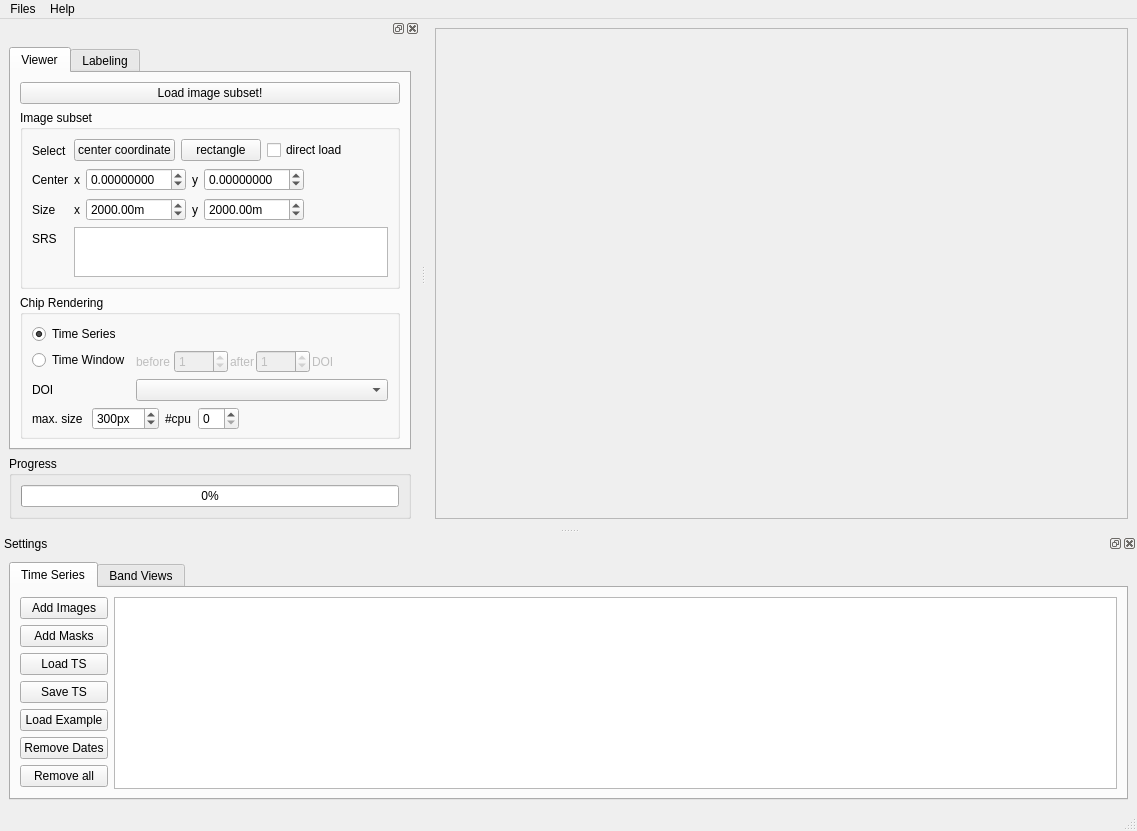
<?xml version="1.0" encoding="UTF-8"?>
<ui version="4.0">
 <class>SenseCarbonTSVGUIBase</class>
 <widget class="QMainWindow" name="SenseCarbonTSVGUIBase">
  <property name="geometry">
   <rect>
    <x>0</x>
    <y>0</y>
    <width>1137</width>
    <height>816</height>
   </rect>
  </property>
  <property name="windowTitle">
   <string>SenseCarbon Time Series Viewer</string>
  </property>
  <property name="windowIcon">
   <iconset>
    <normaloff>:/timseriesviewer/icons/icon.png</normaloff>:/timseriesviewer/icons/icon.png</iconset>
  </property>
  <property name="documentMode">
   <bool>false</bool>
  </property>
  <property name="dockOptions">
   <set>QMainWindow::AllowTabbedDocks|QMainWindow::AnimatedDocks</set>
  </property>
  <widget class="QWidget" name="centralWidget">
   <property name="minimumSize">
    <size>
     <width>529</width>
     <height>0</height>
    </size>
   </property>
   <layout class="QVBoxLayout" name="verticalLayout_3">
    <item>
     <widget class="QScrollArea" name="scrollArea_imageChips">
      <property name="sizePolicy">
       <sizepolicy hsizetype="Expanding" vsizetype="Expanding">
        <horstretch>0</horstretch>
        <verstretch>0</verstretch>
       </sizepolicy>
      </property>
      <property name="frameShape">
       <enum>QFrame::StyledPanel</enum>
      </property>
      <property name="verticalScrollBarPolicy">
       <enum>Qt::ScrollBarAsNeeded</enum>
      </property>
      <property name="horizontalScrollBarPolicy">
       <enum>Qt::ScrollBarAsNeeded</enum>
      </property>
      <property name="widgetResizable">
       <bool>false</bool>
      </property>
      <widget class="QWidget" name="scrollArea_imageChip_content">
       <property name="geometry">
        <rect>
         <x>0</x>
         <y>0</y>
         <width>723</width>
         <height>491</height>
        </rect>
       </property>
       <property name="sizePolicy">
        <sizepolicy hsizetype="Expanding" vsizetype="Expanding">
         <horstretch>0</horstretch>
         <verstretch>0</verstretch>
        </sizepolicy>
       </property>
       <layout class="QGridLayout" name="gridLayout">
        <property name="sizeConstraint">
         <enum>QLayout::SetFixedSize</enum>
        </property>
       </layout>
      </widget>
     </widget>
    </item>
   </layout>
  </widget>
  <widget class="QStatusBar" name="statusBar"/>
  <widget class="QDockWidget" name="dockWidget_bottom">
   <property name="windowTitle">
    <string>Settings</string>
   </property>
   <attribute name="dockWidgetArea">
    <number>8</number>
   </attribute>
   <widget class="QWidget" name="dockWidget_bottom_contents">
    <layout class="QVBoxLayout" name="verticalLayout_2">
     <item>
      <widget class="QTabWidget" name="tabWidget">
       <property name="enabled">
        <bool>true</bool>
       </property>
       <property name="currentIndex">
        <number>0</number>
       </property>
       <widget class="QWidget" name="tab_timeseries">
        <attribute name="title">
         <string>Time Series</string>
        </attribute>
        <attribute name="toolTip">
         <string>Here your define which images are part of your time series</string>
        </attribute>
        <layout class="QHBoxLayout" name="horizontalLayout_2">
         <item>
          <layout class="QVBoxLayout" name="verticalLayout">
           <item>
            <widget class="QPushButton" name="btn_addTSImages">
             <property name="text">
              <string>Add Images</string>
             </property>
            </widget>
           </item>
           <item>
            <widget class="QPushButton" name="btn_addTSMasks">
             <property name="text">
              <string>Add Masks</string>
             </property>
            </widget>
           </item>
           <item>
            <widget class="QPushButton" name="btn_loadTSFile">
             <property name="toolTip">
              <string>Load a time series from a text file.</string>
             </property>
             <property name="text">
              <string>Load TS</string>
             </property>
            </widget>
           </item>
           <item>
            <widget class="QPushButton" name="btn_saveTSFile">
             <property name="toolTip">
              <string>Save the time series in a text file.</string>
             </property>
             <property name="text">
              <string>Save TS</string>
             </property>
            </widget>
           </item>
           <item>
            <widget class="QPushButton" name="btn_addTSExample">
             <property name="toolTip">
              <string>Load an time series example</string>
             </property>
             <property name="text">
              <string>Load Example</string>
             </property>
            </widget>
           </item>
           <item>
            <widget class="QPushButton" name="btn_removeTSD">
             <property name="toolTip">
              <string>Remove selected dates from time series</string>
             </property>
             <property name="text">
              <string>Remove Dates</string>
             </property>
            </widget>
           </item>
           <item>
            <widget class="QPushButton" name="btn_removeTS">
             <property name="text">
              <string>Remove all</string>
             </property>
            </widget>
           </item>
           <item>
            <spacer name="verticalSpacer_2">
             <property name="orientation">
              <enum>Qt::Vertical</enum>
             </property>
             <property name="sizeHint" stdset="0">
              <size>
               <width>20</width>
               <height>40</height>
              </size>
             </property>
            </spacer>
           </item>
          </layout>
         </item>
         <item>
          <widget class="QTableView" name="tableView_TimeSeries">
           <property name="alternatingRowColors">
            <bool>true</bool>
           </property>
          </widget>
         </item>
        </layout>
       </widget>
       <widget class="QWidget" name="tab_bandViews">
        <attribute name="title">
         <string>Band Views</string>
        </attribute>
        <attribute name="toolTip">
         <string>Here you can define the band combinations to show.</string>
        </attribute>
        <layout class="QHBoxLayout" name="horizontalLayout_4">
         <item>
          <layout class="QVBoxLayout" name="verticalLayout_8">
           <item>
            <widget class="QPushButton" name="btn_addBandView">
             <property name="maximumSize">
              <size>
               <width>150</width>
               <height>16777215</height>
              </size>
             </property>
             <property name="text">
              <string>Add View</string>
             </property>
            </widget>
           </item>
           <item>
            <spacer name="verticalSpacer">
             <property name="orientation">
              <enum>Qt::Vertical</enum>
             </property>
             <property name="sizeHint" stdset="0">
              <size>
               <width>20</width>
               <height>40</height>
              </size>
             </property>
            </spacer>
           </item>
          </layout>
         </item>
         <item>
          <widget class="QScrollArea" name="scrollArea_bandViews">
           <property name="sizePolicy">
            <sizepolicy hsizetype="Expanding" vsizetype="MinimumExpanding">
             <horstretch>0</horstretch>
             <verstretch>0</verstretch>
            </sizepolicy>
           </property>
           <property name="verticalScrollBarPolicy">
            <enum>Qt::ScrollBarAlwaysOn</enum>
           </property>
           <property name="horizontalScrollBarPolicy">
            <enum>Qt::ScrollBarAsNeeded</enum>
           </property>
           <property name="widgetResizable">
            <bool>true</bool>
           </property>
           <widget class="QWidget" name="scrollArea_bandViews_content">
            <property name="geometry">
             <rect>
              <x>0</x>
              <y>0</y>
              <width>993</width>
              <height>204</height>
             </rect>
            </property>
            <property name="sizePolicy">
             <sizepolicy hsizetype="MinimumExpanding" vsizetype="MinimumExpanding">
              <horstretch>0</horstretch>
              <verstretch>0</verstretch>
             </sizepolicy>
            </property>
            <layout class="QVBoxLayout" name="verticalLayout_7"/>
           </widget>
          </widget>
         </item>
        </layout>
        <zorder></zorder>
        <zorder>scrollArea_bandViews</zorder>
       </widget>
      </widget>
     </item>
    </layout>
   </widget>
  </widget>
  <widget class="QDockWidget" name="dockWidget_left">
   <attribute name="dockWidgetArea">
    <number>1</number>
   </attribute>
   <widget class="QWidget" name="dockWidgetContents_4">
    <layout class="QVBoxLayout" name="verticalLayout_6">
     <item>
      <widget class="QTabWidget" name="tabbar_left">
       <property name="currentIndex">
        <number>0</number>
       </property>
       <widget class="QWidget" name="tab_3">
        <attribute name="title">
         <string>Viewer</string>
        </attribute>
        <layout class="QVBoxLayout" name="verticalLayout_9">
         <item>
          <widget class="QPushButton" name="btn_showPxCoordinate">
           <property name="toolTip">
            <string>Load or reload time series image chips. Requires that the time series is specified and which bands are to be shown.</string>
           </property>
           <property name="text">
            <string>Load image subset!</string>
           </property>
           <property name="flat">
            <bool>false</bool>
           </property>
          </widget>
         </item>
         <item>
          <widget class="QGroupBox" name="groupBox_spatialsubset">
           <property name="minimumSize">
            <size>
             <width>0</width>
             <height>0</height>
            </size>
           </property>
           <property name="title">
            <string>Image subset</string>
           </property>
           <layout class="QFormLayout" name="formLayout_3">
            <property name="fieldGrowthPolicy">
             <enum>QFormLayout::AllNonFixedFieldsGrow</enum>
            </property>
            <item row="1" column="0">
             <widget class="QLabel" name="label_12">
              <property name="toolTip">
               <string>Spatial Reference System (SRS) of center coordinate</string>
              </property>
              <property name="text">
               <string>Center</string>
              </property>
             </widget>
            </item>
            <item row="1" column="1">
             <widget class="QFrame" name="frame_2">
              <layout class="QHBoxLayout" name="horizontalLayout_6">
               <property name="margin">
                <number>0</number>
               </property>
               <item>
                <widget class="QLabel" name="label_3">
                 <property name="toolTip">
                  <string>Center coordinate x value</string>
                 </property>
                 <property name="text">
                  <string>x</string>
                 </property>
                </widget>
               </item>
               <item>
                <widget class="QDoubleSpinBox" name="spinBox_coordinate_x">
                 <property name="maximumSize">
                  <size>
                   <width>100</width>
                   <height>16777215</height>
                  </size>
                 </property>
                 <property name="decimals">
                  <number>8</number>
                 </property>
                 <property name="minimum">
                  <double>-999999999.000000000000000</double>
                 </property>
                 <property name="maximum">
                  <double>999999999.000000000000000</double>
                 </property>
                 <property name="singleStep">
                  <double>30.000000000000000</double>
                 </property>
                </widget>
               </item>
               <item>
                <widget class="QLabel" name="label_4">
                 <property name="toolTip">
                  <string>Center coordinate y value</string>
                 </property>
                 <property name="text">
                  <string>y</string>
                 </property>
                </widget>
               </item>
               <item>
                <widget class="QDoubleSpinBox" name="spinBox_coordinate_y">
                 <property name="maximumSize">
                  <size>
                   <width>100</width>
                   <height>16777215</height>
                  </size>
                 </property>
                 <property name="decimals">
                  <number>8</number>
                 </property>
                 <property name="minimum">
                  <double>-999999999.000000000000000</double>
                 </property>
                 <property name="maximum">
                  <double>999999999.000000000000000</double>
                 </property>
                 <property name="singleStep">
                  <double>30.000000000000000</double>
                 </property>
                </widget>
               </item>
               <item>
                <spacer name="horizontalSpacer_6">
                 <property name="orientation">
                  <enum>Qt::Horizontal</enum>
                 </property>
                 <property name="sizeHint" stdset="0">
                  <size>
                   <width>40</width>
                   <height>20</height>
                  </size>
                 </property>
                </spacer>
               </item>
              </layout>
             </widget>
            </item>
            <item row="2" column="0">
             <widget class="QLabel" name="label_10">
              <property name="toolTip">
               <string>Spatial Reference System (SRS) of center coordinate</string>
              </property>
              <property name="text">
               <string>Size</string>
              </property>
             </widget>
            </item>
            <item row="2" column="1">
             <widget class="QFrame" name="frame">
              <layout class="QHBoxLayout" name="horizontalLayout">
               <property name="margin">
                <number>0</number>
               </property>
               <item>
                <widget class="QLabel" name="label_2">
                 <property name="text">
                  <string>x</string>
                 </property>
                </widget>
               </item>
               <item>
                <widget class="QDoubleSpinBox" name="doubleSpinBox_subset_size_x">
                 <property name="minimumSize">
                  <size>
                   <width>100</width>
                   <height>0</height>
                  </size>
                 </property>
                 <property name="maximumSize">
                  <size>
                   <width>100</width>
                   <height>16777215</height>
                  </size>
                 </property>
                 <property name="suffix">
                  <string>m</string>
                 </property>
                 <property name="minimum">
                  <double>1.000000000000000</double>
                 </property>
                 <property name="maximum">
                  <double>999999.000000000000000</double>
                 </property>
                 <property name="singleStep">
                  <double>10.000000000000000</double>
                 </property>
                 <property name="value">
                  <double>2000.000000000000000</double>
                 </property>
                </widget>
               </item>
               <item>
                <widget class="QLabel" name="label_5">
                 <property name="text">
                  <string>y</string>
                 </property>
                </widget>
               </item>
               <item>
                <widget class="QDoubleSpinBox" name="doubleSpinBox_subset_size_y">
                 <property name="minimumSize">
                  <size>
                   <width>100</width>
                   <height>0</height>
                  </size>
                 </property>
                 <property name="maximumSize">
                  <size>
                   <width>100</width>
                   <height>16777215</height>
                  </size>
                 </property>
                 <property name="suffix">
                  <string>m</string>
                 </property>
                 <property name="minimum">
                  <double>1.000000000000000</double>
                 </property>
                 <property name="maximum">
                  <double>9999999.000000000000000</double>
                 </property>
                 <property name="singleStep">
                  <double>10.000000000000000</double>
                 </property>
                 <property name="value">
                  <double>2000.000000000000000</double>
                 </property>
                </widget>
               </item>
               <item>
                <spacer name="horizontalSpacer_2">
                 <property name="orientation">
                  <enum>Qt::Horizontal</enum>
                 </property>
                 <property name="sizeHint" stdset="0">
                  <size>
                   <width>40</width>
                   <height>20</height>
                  </size>
                 </property>
                </spacer>
               </item>
              </layout>
             </widget>
            </item>
            <item row="3" column="0">
             <widget class="QLabel" name="label_7">
              <property name="toolTip">
               <string>Spatial Reference System (SRS) of center coordinate</string>
              </property>
              <property name="text">
               <string>SRS</string>
              </property>
             </widget>
            </item>
            <item row="3" column="1">
             <widget class="QPlainTextEdit" name="tb_bb_srs">
              <property name="enabled">
               <bool>true</bool>
              </property>
              <property name="minimumSize">
               <size>
                <width>0</width>
                <height>50</height>
               </size>
              </property>
              <property name="maximumSize">
               <size>
                <width>16777215</width>
                <height>50</height>
               </size>
              </property>
              <property name="readOnly">
               <bool>true</bool>
              </property>
             </widget>
            </item>
            <item row="0" column="1">
             <widget class="QFrame" name="frame_3">
              <property name="frameShape">
               <enum>QFrame::NoFrame</enum>
              </property>
              <property name="frameShadow">
               <enum>QFrame::Plain</enum>
              </property>
              <layout class="QHBoxLayout" name="horizontalLayout_7">
               <property name="margin">
                <number>0</number>
               </property>
               <item>
                <widget class="QPushButton" name="btn_selectByCoordinate">
                 <property name="toolTip">
                  <string>Selects the center coordinate from QGIS.</string>
                 </property>
                 <property name="text">
                  <string>center coordinate</string>
                 </property>
                </widget>
               </item>
               <item>
                <widget class="QPushButton" name="btn_selectByRectangle">
                 <property name="toolTip">
                  <string>Selects the image subset from QGIS.</string>
                 </property>
                 <property name="text">
                  <string>rectangle</string>
                 </property>
                </widget>
               </item>
               <item>
                <widget class="QCheckBox" name="cb_loadSubsetDirectly">
                 <property name="text">
                  <string>direct load</string>
                 </property>
                </widget>
               </item>
               <item>
                <spacer name="horizontalSpacer_7">
                 <property name="orientation">
                  <enum>Qt::Horizontal</enum>
                 </property>
                 <property name="sizeHint" stdset="0">
                  <size>
                   <width>40</width>
                   <height>20</height>
                  </size>
                 </property>
                </spacer>
               </item>
              </layout>
             </widget>
            </item>
            <item row="0" column="0">
             <widget class="QLabel" name="label_13">
              <property name="toolTip">
               <string>Spatial Reference System (SRS) of center coordinate</string>
              </property>
              <property name="text">
               <string>Select</string>
              </property>
             </widget>
            </item>
           </layout>
          </widget>
         </item>
         <item>
          <widget class="QGroupBox" name="groupBox_rendering">
           <property name="minimumSize">
            <size>
             <width>0</width>
             <height>0</height>
            </size>
           </property>
           <property name="title">
            <string>Chip Rendering</string>
           </property>
           <layout class="QFormLayout" name="formLayout">
            <property name="fieldGrowthPolicy">
             <enum>QFormLayout::AllNonFixedFieldsGrow</enum>
            </property>
            <property name="bottomMargin">
             <number>6</number>
            </property>
            <item row="4" column="0" colspan="2">
             <widget class="QFrame" name="frame_5">
              <property name="frameShape">
               <enum>QFrame::NoFrame</enum>
              </property>
              <property name="frameShadow">
               <enum>QFrame::Raised</enum>
              </property>
              <layout class="QHBoxLayout" name="horizontalLayout_9">
               <property name="margin">
                <number>0</number>
               </property>
               <item>
                <widget class="QLabel" name="label_11">
                 <property name="text">
                  <string>max. size </string>
                 </property>
                </widget>
               </item>
               <item>
                <widget class="QSpinBox" name="spinBox_chipsize_max">
                 <property name="minimumSize">
                  <size>
                   <width>50</width>
                   <height>0</height>
                  </size>
                 </property>
                 <property name="toolTip">
                  <string>Max. length of an image chip on screen.</string>
                 </property>
                 <property name="suffix">
                  <string>px</string>
                 </property>
                 <property name="minimum">
                  <number>20</number>
                 </property>
                 <property name="maximum">
                  <number>1000</number>
                 </property>
                 <property name="singleStep">
                  <number>50</number>
                 </property>
                 <property name="value">
                  <number>300</number>
                 </property>
                </widget>
               </item>
               <item>
                <widget class="QLabel" name="label">
                 <property name="text">
                  <string>#cpu</string>
                 </property>
                </widget>
               </item>
               <item>
                <widget class="QSpinBox" name="spinBox_ncpu">
                 <property name="toolTip">
                  <string>Number of CPUs used for parallel image chip calculation</string>
                 </property>
                </widget>
               </item>
               <item>
                <spacer name="horizontalSpacer_5">
                 <property name="orientation">
                  <enum>Qt::Horizontal</enum>
                 </property>
                 <property name="sizeHint" stdset="0">
                  <size>
                   <width>40</width>
                   <height>20</height>
                  </size>
                 </property>
                </spacer>
               </item>
              </layout>
             </widget>
            </item>
            <item row="3" column="0">
             <widget class="QLabel" name="label_6">
              <property name="text">
               <string>DOI</string>
              </property>
             </widget>
            </item>
            <item row="3" column="1">
             <widget class="QComboBox" name="cb_doi">
              <property name="sizePolicy">
               <sizepolicy hsizetype="Preferred" vsizetype="Fixed">
                <horstretch>0</horstretch>
                <verstretch>0</verstretch>
               </sizepolicy>
              </property>
             </widget>
            </item>
            <item row="0" column="0" colspan="2">
             <widget class="QRadioButton" name="rb_showEntireTS">
              <property name="text">
               <string>Time Series</string>
              </property>
              <property name="checked">
               <bool>true</bool>
              </property>
             </widget>
            </item>
            <item row="1" column="0">
             <widget class="QRadioButton" name="rb_showTimeWindow">
              <property name="enabled">
               <bool>true</bool>
              </property>
              <property name="toolTip">
               <string>Select </string>
              </property>
              <property name="text">
               <string>Time Window</string>
              </property>
              <property name="checked">
               <bool>false</bool>
              </property>
             </widget>
            </item>
            <item row="1" column="1">
             <widget class="QFrame" name="frame_timewindow">
              <property name="enabled">
               <bool>false</bool>
              </property>
              <property name="minimumSize">
               <size>
                <width>50</width>
                <height>0</height>
               </size>
              </property>
              <property name="frameShape">
               <enum>QFrame::NoFrame</enum>
              </property>
              <property name="frameShadow">
               <enum>QFrame::Raised</enum>
              </property>
              <layout class="QHBoxLayout" name="horizontalLayout_3">
               <property name="spacing">
                <number>2</number>
               </property>
               <property name="margin">
                <number>0</number>
               </property>
               <item>
                <widget class="QLabel" name="label_8">
                 <property name="text">
                  <string>before</string>
                 </property>
                </widget>
               </item>
               <item>
                <widget class="QFrame" name="frame_4">
                 <property name="frameShape">
                  <enum>QFrame::NoFrame</enum>
                 </property>
                 <property name="frameShadow">
                  <enum>QFrame::Raised</enum>
                 </property>
                 <layout class="QHBoxLayout" name="horizontalLayout_8">
                  <property name="margin">
                   <number>0</number>
                  </property>
                 </layout>
                </widget>
               </item>
               <item>
                <widget class="QSpinBox" name="sb_ndates_before">
                 <property name="maximum">
                  <number>9999</number>
                 </property>
                 <property name="value">
                  <number>1</number>
                 </property>
                </widget>
               </item>
               <item>
                <widget class="QLabel" name="label_9">
                 <property name="text">
                  <string>after</string>
                 </property>
                </widget>
               </item>
               <item>
                <widget class="QSpinBox" name="sb_ndates_after">
                 <property name="maximum">
                  <number>9999</number>
                 </property>
                 <property name="value">
                  <number>1</number>
                 </property>
                </widget>
               </item>
               <item>
                <widget class="QLabel" name="label_14">
                 <property name="text">
                  <string>DOI</string>
                 </property>
                </widget>
               </item>
               <item>
                <spacer name="horizontalSpacer_3">
                 <property name="orientation">
                  <enum>Qt::Horizontal</enum>
                 </property>
                 <property name="sizeHint" stdset="0">
                  <size>
                   <width>40</width>
                   <height>20</height>
                  </size>
                 </property>
                </spacer>
               </item>
              </layout>
             </widget>
            </item>
           </layout>
          </widget>
         </item>
        </layout>
       </widget>
       <widget class="QWidget" name="tab_4">
        <attribute name="title">
         <string>Labeling</string>
        </attribute>
        <layout class="QVBoxLayout" name="verticalLayout_4">
         <item>
          <widget class="QFrame" name="frame">
           <property name="frameShape">
            <enum>QFrame::StyledPanel</enum>
           </property>
           <property name="frameShadow">
            <enum>QFrame::Raised</enum>
           </property>
           <layout class="QHBoxLayout" name="horizontalLayout_5">
            <item>
             <widget class="QRadioButton" name="rb_labeling_none">
              <property name="text">
               <string>None</string>
              </property>
              <property name="checked">
               <bool>true</bool>
              </property>
             </widget>
            </item>
            <item>
             <widget class="QRadioButton" name="rb_labeling_activate">
              <property name="toolTip">
               <string>Activates labeling of observation dates. Use left button and middle button to add or remove observation dates.</string>
              </property>
              <property name="text">
               <string>Collect Labels</string>
              </property>
             </widget>
            </item>
            <item>
             <widget class="QPushButton" name="btn_labeling_clear">
              <property name="maximumSize">
               <size>
                <width>50</width>
                <height>16777215</height>
               </size>
              </property>
              <property name="text">
               <string>Clear</string>
              </property>
             </widget>
            </item>
            <item>
             <spacer name="horizontalSpacer">
              <property name="orientation">
               <enum>Qt::Horizontal</enum>
              </property>
              <property name="sizeHint" stdset="0">
               <size>
                <width>40</width>
                <height>20</height>
               </size>
              </property>
             </spacer>
            </item>
           </layout>
          </widget>
         </item>
         <item>
          <widget class="QTextEdit" name="tb_labeling_text">
           <property name="enabled">
            <bool>true</bool>
           </property>
           <property name="readOnly">
            <bool>true</bool>
           </property>
          </widget>
         </item>
        </layout>
       </widget>
      </widget>
     </item>
     <item>
      <widget class="QGroupBox" name="groupBox">
       <property name="minimumSize">
        <size>
         <width>0</width>
         <height>0</height>
        </size>
       </property>
       <property name="title">
        <string>Progress</string>
       </property>
       <layout class="QVBoxLayout" name="verticalLayout_10">
        <item>
         <widget class="QProgressBar" name="progressBar">
          <property name="value">
           <number>0</number>
          </property>
         </widget>
        </item>
       </layout>
      </widget>
     </item>
     <item>
      <spacer name="verticalSpacer_6">
       <property name="orientation">
        <enum>Qt::Vertical</enum>
       </property>
       <property name="sizeHint" stdset="0">
        <size>
         <width>20</width>
         <height>40</height>
        </size>
       </property>
      </spacer>
     </item>
    </layout>
   </widget>
  </widget>
  <widget class="QMenuBar" name="menuBar">
   <property name="geometry">
    <rect>
     <x>0</x>
     <y>0</y>
     <width>1137</width>
     <height>21</height>
    </rect>
   </property>
   <widget class="QMenu" name="menuFiles">
    <property name="title">
     <string>Files</string>
    </property>
    <addaction name="actionAdd_Images"/>
    <addaction name="actionAdd_Masks"/>
    <addaction name="actionLoad_Time_Series"/>
    <addaction name="actionSave_Time_Series"/>
    <addaction name="actionLoad_Example_Time_Series"/>
   </widget>
   <widget class="QMenu" name="menuAbout">
    <property name="title">
     <string>Help</string>
    </property>
    <addaction name="actionAbout"/>
   </widget>
   <addaction name="menuFiles"/>
   <addaction name="menuAbout"/>
  </widget>
  <action name="actionSelectCoordinate">
   <property name="text">
    <string>selectCoordinate</string>
   </property>
  </action>
  <action name="actionSelect_Coordinate">
   <property name="text">
    <string>Select Coordinate</string>
   </property>
  </action>
  <action name="actionAdd_View">
   <property name="text">
    <string>Add View</string>
   </property>
  </action>
  <action name="actionAdd_Images">
   <property name="text">
    <string>Add Images</string>
   </property>
  </action>
  <action name="actionAdd_Masks">
   <property name="text">
    <string>Add Masks</string>
   </property>
  </action>
  <action name="actionLoad_Time_Series">
   <property name="text">
    <string>Load Time Series</string>
   </property>
  </action>
  <action name="actionSave_Time_Series">
   <property name="text">
    <string>Save Time Series</string>
   </property>
  </action>
  <action name="actionLoad_Example_Time_Series">
   <property name="text">
    <string>Load Time Series Example</string>
   </property>
  </action>
  <action name="actionAbout">
   <property name="text">
    <string>About</string>
   </property>
  </action>
 </widget>
 <resources>
  <include location="resources.qrc"/>
 </resources>
 <connections>
  <connection>
   <sender>rb_showTimeWindow</sender>
   <signal>toggled(bool)</signal>
   <receiver>frame_timewindow</receiver>
   <slot>setEnabled(bool)</slot>
   <hints>
    <hint type="sourcelabel">
     <x>72</x>
     <y>336</y>
    </hint>
    <hint type="destinationlabel">
     <x>227</x>
     <y>337</y>
    </hint>
   </hints>
  </connection>
 </connections>
</ui>
